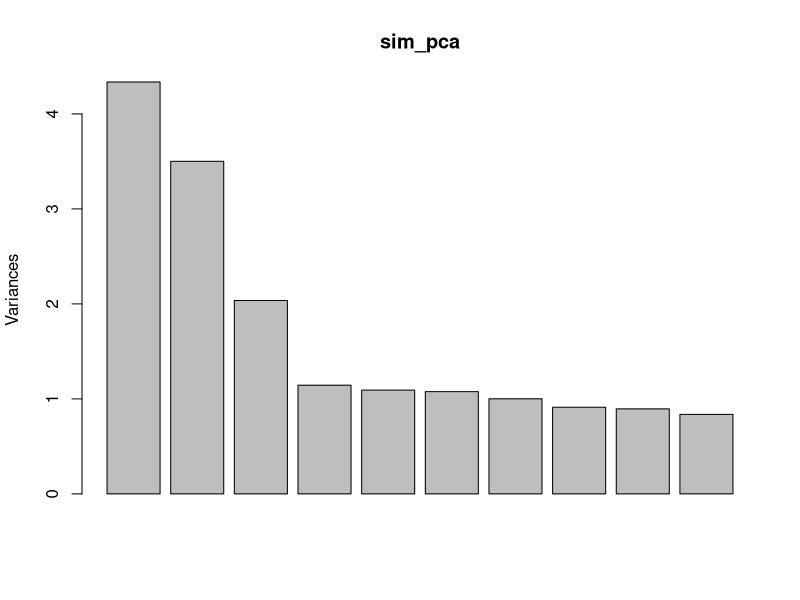
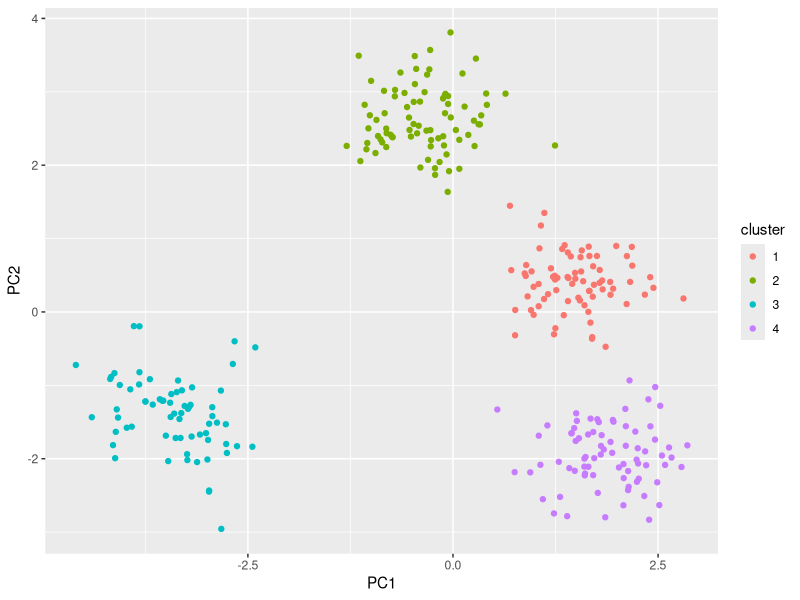

These figures' R source, in order: (Note: this script raises an error after producing the figures.)
# script to simulate data
# K groups with roughly equal sample sizes
# generate 20 variables
# var 1-10 are allowed to have large group differences, small sds
# var 11-20 have small group differences, large sds

library(ggplot2)
library(reshape2)
library(RColorBrewer)

# working directory
wd = "H:/NearLab/PhenoDelimit/example"

# how many clusters to generate?
true_clust = 4
# how many samples total?
samples = 300
# how many variables to generate?
nVar = 20
# small variable sd values
var_sd_min_small = 1
var_sd_max_small = 3
# large variable sd values
var_sd_min_large = 3
var_sd_max_large = 10
# large range of variable mean values
var_mean_min_large = 5
var_mean_max_large = 30
# small range of variable mean values
var_mean_min_small = 18
var_mean_max_small = 22

# generate variable normal distribution means
temp_small <- list()
temp_large <- list()
for(i in 1:true_clust){
  temp_large[[i]] <- runif(10, var_mean_min_large, var_mean_max_large) # choose random value from uniform distribution between var_mean_min and var_mean_max
}
for(i in 1:true_clust){
  temp_small[[i]] <- runif(10, var_mean_min_small, var_mean_max_small) # choose random value from uniform distribution between var_mean_min and var_mean_max
}
var_means_small <- as.data.frame(do.call(rbind, temp_small))
var_means_large <- as.data.frame(do.call(rbind, temp_large))

var_means <- cbind(var_means_large, var_means_small)

# generate variable normal distribution standard deviations, use same sd for each variable
var_sds <- c(runif(10, var_sd_min_small, var_sd_max_small), runif(10, var_sd_min_large, var_sd_max_large))  # choose random value from uniform distribution between var_sd_min and var_sd_max

# generate draws from normal distribution for each sample
sim_data <- data.frame()
# for each sample
for(i in 1:samples){
  sim_clust = sample(1:true_clust, 1) # choose a random cluster
  sim_data[i,1] <- sim_clust
  for(j in 1:nVar){
    sim_data[i,j+1] <-rnorm(1, mean=var_means[sim_clust,j], sd=var_sds[j]) # generate draw from normal distribution of approporate cluster
  }
}
colnames(sim_data) <- c("cluster", paste("var", c(1:nVar), sep=""))


# basic PCA of simulated data, show PC1 and PC2
sim_pca <- prcomp(sim_data[,2:(nVar+1)], center=TRUE, scale=TRUE)
screeplot(sim_pca)
plot_data <- cbind(cluster=as.factor(sim_data$cluster), as.data.frame(sim_pca$x))
p <- ggplot(data=plot_data, aes(x=PC1, y=PC2, color=cluster)) +
  geom_point()
p

# write simulated data to file
setwd(wd)
write.table(sim_data[,2:(nVar+1)], file = "sim_data.txt", quote=FALSE, row.names = FALSE)

# create a few "delimitation models" to test
# ONLY WORKS FOR true_clust=4

# merge clusters 1 + 2 (3 groups total)
m3 <- replace(sim_data$cluster, sim_data$cluster == 1, 2)
# merge clusters 1 + 2 and 3 + 4 (2 groups total)
m2 <- replace(m3, m3==4, 3)
# randomly split cluster 4 into 2 clusters (5 groups total)
m4 <- sim_data$cluster
m4[sample(which(sim_data$cluster == 4), length(which(sim_data$cluster == 4))/2)] <- 5
# randomly take samples from clusters 3 and 4 and create a new cluster (5 groups total)
m5 <- sim_data$cluster
matches <- which(sim_data$cluster == 4 | sim_data$cluster == 3)
m5[sample(matches, length(matches)/2)] <- 5
# keep 4 clusters but randomize cluster assignment (4 groups total)
m6 = sample(sim_data$cluster)

# combine all models and write to file
models <- as.data.frame(cbind(m1=sim_data$cluster, m2=m2, m3=m3, m4=m4, m5=m5, m6=m6))
setwd(wd)
write.table(models, file = "sim_models.txt", quote=FALSE, row.names = FALSE)

# read data if already created
setwd(wd)
sim_data <- read.table(file = "sim_data.txt", header=TRUE)
sim_data$grp <- as.factor(read.table(file = "sim_models.txt", header=TRUE)[,1])

sim_data_melt <- melt(sim_data, id.vars = "grp")

# boxplot of all variables
p <- ggplot(sim_data_melt, aes(x=grp, y=value, group=grp)) +
  geom_boxplot(aes(fill=grp)) +
  scale_fill_manual(values = brewer.pal(n = 5, name = "Set1"), name="Group") +
  facet_wrap(~ variable, nrow=2, ncol=10) +
  theme_light()

png(filename = "sim_data_boxplots.png", width=10, height=6, units = "in", res = 300)
p
dev.off()


